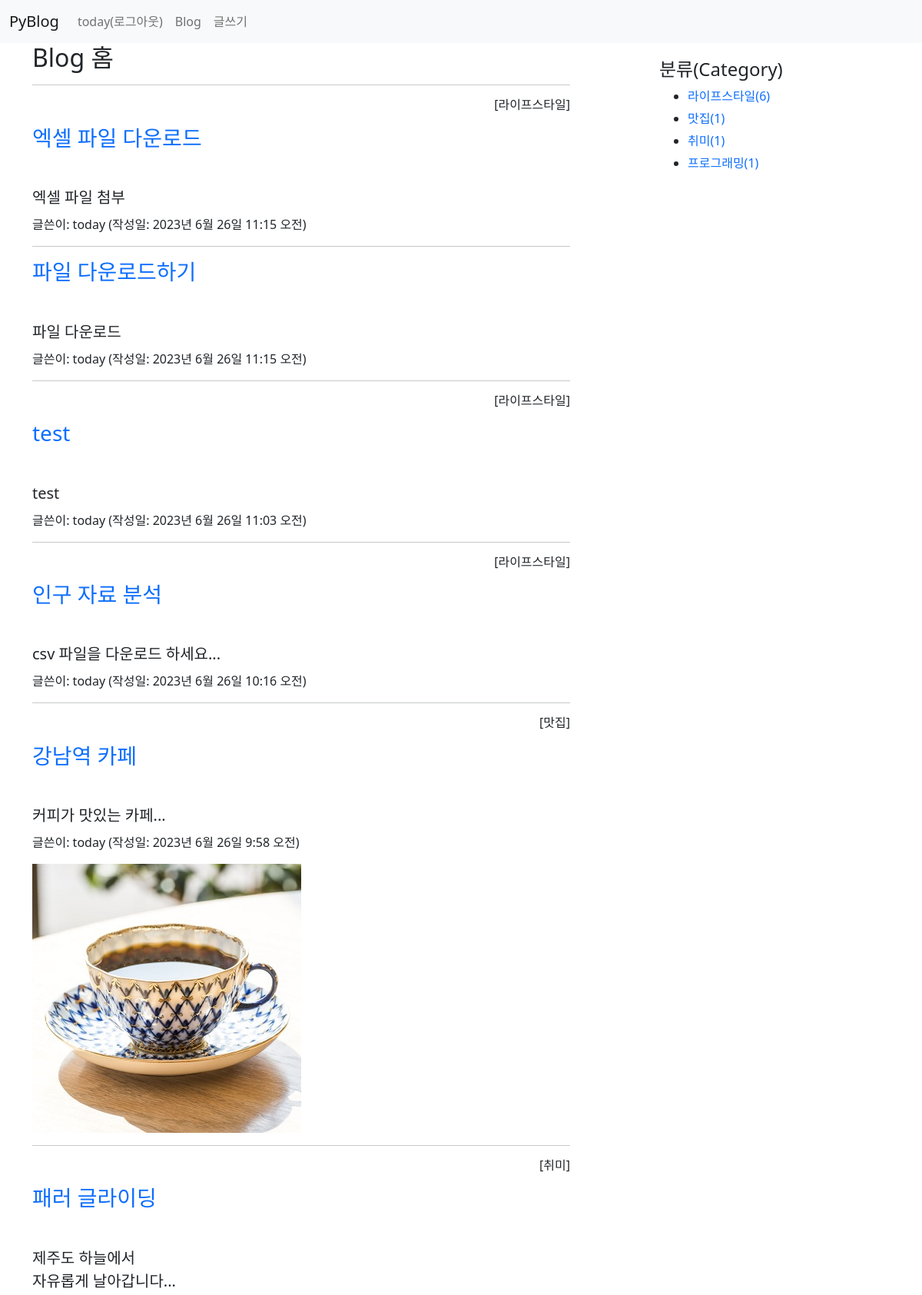
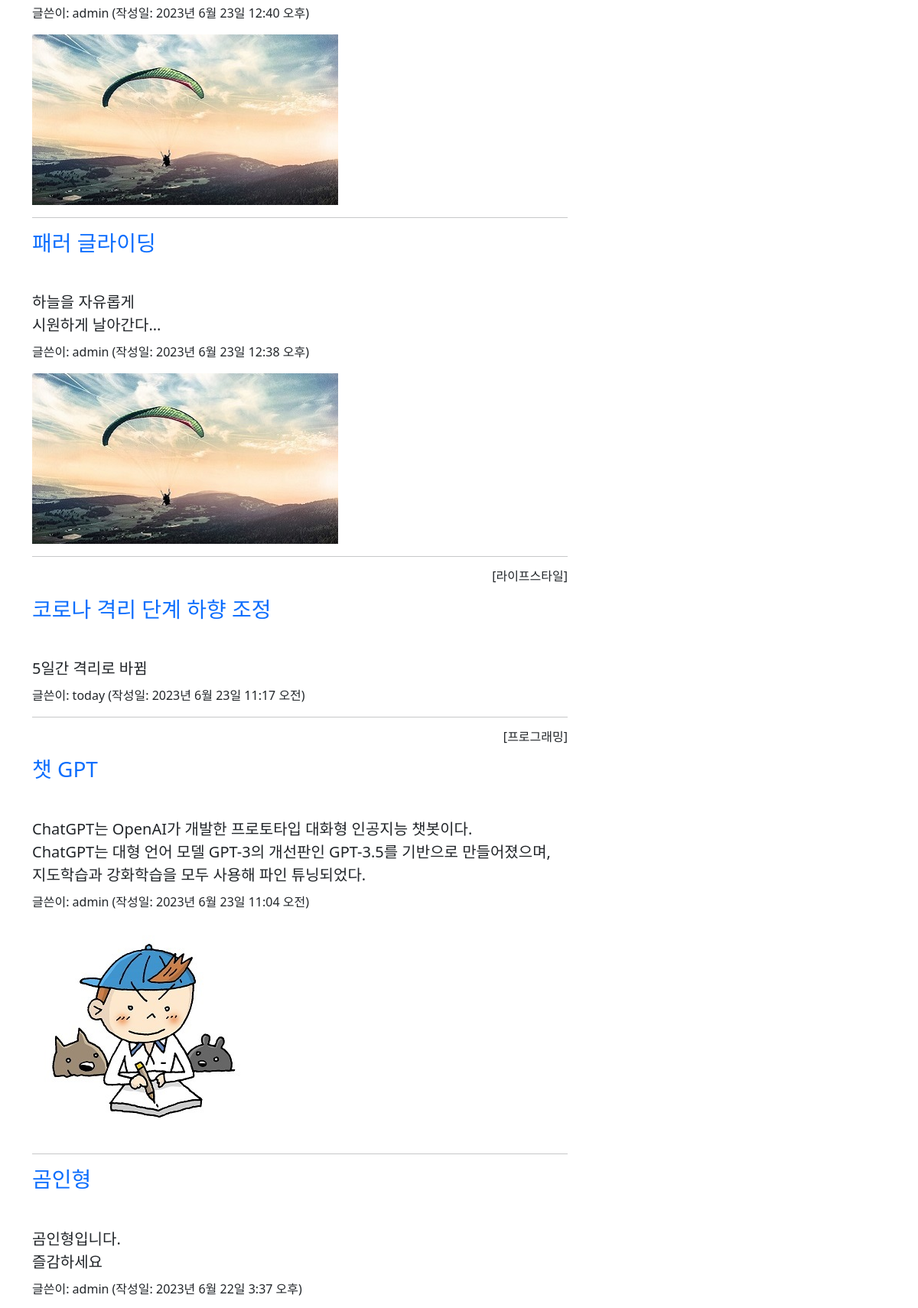
Screenshot of /blog/ (signed in, upper part) with the database file from the repository (2 pictures, top to bottom).
### blog/models.py (models this page shows, shortened)
class Post(models.Model):
    author = models.ForeignKey(User, on_delete=models.CASCADE)
    title = models.CharField(max_length=100)  #제목
    content = models.TextField()              #내용
    pub_date = models.DateTimeField()         #발행일
    modify_date = models.DateTimeField(null=True, blank=True) #입력 폼이 비어도 됨
    photo = models.ImageField(upload_to='blog/images/%Y/%m/%d/',
                    null=True, blank=True)  #null 허용, 파일을 첨부하지 않을수 있음
    file = models.FileField(upload_to='blog/files/%Y/%m/%d/',
                    null=True, blank=True)
    category = models.ForeignKey(Category, null=True, blank=True,
                    on_delete=models.SET_NULL)

class Category(models.Model):
    name = models.CharField(max_length=50, unique=True)
    slug = models.SlugField(max_length=200, unique=True,
                allow_unicode=True)
    def __str__(self):
        return self.name
    def get_absolute_url(self):
        return reverse('blog:category_page', args=[self.slug])
    class Meta:
        ordering = ['name']  # 이름순 정렬
        verbose_name = 'category'
        verbose_name_plural = 'categories'

### blog/views.py (the view)
# urls.py: path('', views.post_list, name='post_list'), # 목록
def post_list(request):
    post_list = Post.objects.order_by('-pub_date') # 포스트 전체 검색
    categories = Category.objects.all() #카테고리 전체 검색
    context = {'post_list': post_list, 'categories': categories}
    return render(request, 'blog/post_list.html', context)

### templates/blog/post_list.html (shortened to what this page needs)
{% extends 'base.html' %}
{% block content %}
<div class="container">
    <section id="post_list">
        <h2>Blog 홈</h2>
        {% if post_list %}
            {% for post in post_list %}
                <hr>
                {% if post.category %}
                    <h6 class="text-end">[{{ post.category }}]</h6>
                {% endif %}
                <h3 class="my-3">
                    <a href="{% url 'blog:detail' post.id %}">
                        {{ post.title }}
                    </a>
                </h3>
                <h5 style="white-space: pre-line; line-height: 1.5">
                    {{ post.content }}
                </h5>
                <p>글쓴이: {{ post.author }} (작성일: {{ post.pub_date }})</p>
                {% if post.photo %}
                    <img src="{{ post.photo.url }}">
                {% endif %}
            {% endfor %}
        {% else %}
            <p>포스트가 없습니다.</p>
        {% endif %}
    </section>
    <aside id="category">
        <h4>분류(Category)</h4>
        <div>
            <ul>
                {% for category in categories %}
                    {% if current_category.slug == category.slug %}
                    <li style="background: #ff0">
                        <a href="{{ category.get_absolute_url }}">
                        {{ category.name }}({{ category.post_set.count }})
                        </a>
                    </li>
                    {% else %}
                    <li>
                        <a href="{{ category.get_absolute_url }}">
                        {{ category.name }}({{ category.post_set.count }})
                        </a>
                    </li>
                    {% endif %}
                {% endfor %}
            </ul>
        </div>
    </aside>
</div>
{% endblock %}

### templates/navbar.html (shortened to what this page needs)
<nav class="navbar navbar-expand-lg navbar-light bg-light">
  <div class="container-fluid">
    <a class="navbar-brand" href="/">PyBlog</a>
    <div class="collapse navbar-collapse" id="navbarSupportedContent">
      <ul class="navbar-nav me-auto mb-2 mb-lg-0">
        {% if not user.is_authenticated %}
        <li class="nav-item">
          <a class="nav-link" href="{% url 'common:login' %}">
              <i class="fa-solid fa-right-to-bracket"></i> 로그인</a>
        </li>
        {% else %}
        <li class="nav-item">
          <a class="nav-link" href="{% url 'common:logout' %}">
            {{ user.username }}(로그아웃)
          </a>
        </li>
        {% endif %}
        <li class="nav-item">
          <a class="nav-link" href="{% url 'blog:post_list' %}">Blog</a>
        </li>
        <li class="nav-item">
          <a class="nav-link" href="{% url 'blog:post_create' %}">글쓰기</a>
        </li>
      </ul>
    </div>
  </div>
</nav>

### static/blog/css/style.css (style rules this page uses)
a { text-decoration: none; }
#post_list { width: 700px; float: left; }
#category { width: 200px; float: right; margin: 20px 100px 0 0; }
#category ul li { margin: 5px; }

### rows the page displays
Post: category "라이프스타일", title "엑셀 파일 다운로드", content "엑셀 파일 첨부", author "today", pub_date "2023년 6월 26일 11:15 오전"
Post: title "파일 다운로드하기", content "파일 다운로드", author "today", pub_date "2023년 6월 26일 11:15 오전"
Post: category "라이프스타일", title "test", content "test", author "today", pub_date "2023년 6월 26일 11:03 오전"
Post: category "라이프스타일", title "인구 자료 분석", content "csv 파일을 다운로드 하세요...", author "today", pub_date "2023년 6월 26일 10:16 오전"
Post: category "맛집", title "강남역 카페", content "커피가 맛있는 카페...", author "today", pub_date "2023년 6월 26일 9:58 오전", photo (picture)
Post: category "취미", title "패러 글라이딩", content "제주도 하늘에서 자유롭게 날아갑니다...", author "admin", pub_date "2023년 6월 23일 12:40 오후", photo (picture)
Post: title "패러 글라이딩", content "하늘을 자유롭게 시원하게 날아간다...", author "admin", pub_date "2023년 6월 23일 12:38 오후", photo (picture)
Post: category "라이프스타일", title "코로나 격리 단계 하향 조정", content "5일간 격리로 바뀜", author "today", pub_date "2023년 6월 23일 11:17 오전"
Post: category "프로그래밍", title "챗 GPT", content "ChatGPT는 OpenAI가 개발한 프로토타입 대화형 인공지능 챗봇이다. ChatGPT는 대형 언어 모델 GPT-3의 개선판인 GPT-3.5를 기반으로 만들어졌으며, 지도학습과 강화학습을 모두 사용해 파인 튜닝되었다.", author "admin", pub_date "2023년 6월 23일 11:04 오전", photo (picture)
Post: title "곰인형", content "곰인형입니다. 즐감하세요", author "admin", pub_date "2023년 6월 22일 3:37 오후"
Category: name "라이프스타일", post_set.count "6"
Category: name "맛집", post_set.count "1"
Category: name "취미", post_set.count "1"
Category: name "프로그래밍", post_set.count "1"

### other values shown
{{ user.username }} "today"
